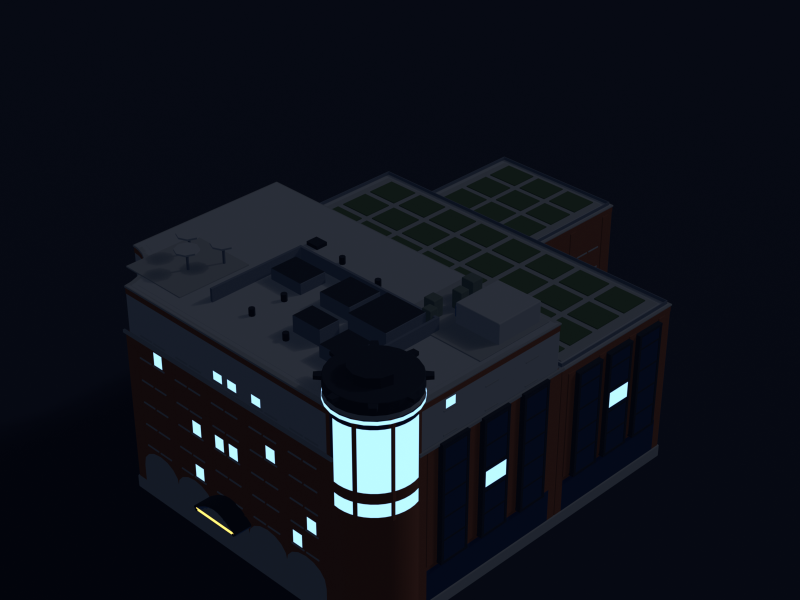
#> input picture artifacts/8-mission/8-mission-aerial-night.png, 1600 x 1200 px, given in place of 8-mission-south.png, which was not available (shown at 1/2 size)
$ python make_contact_sheet.py
#> lines starting #> are read from the running program, lines starting #| are printed output that depends on the picture; pictures that were not available may be replaced by others from this repository, and a replacement may not be noted
"""Compose the review renders into 8-mission-contact-sheet.png."""

from pathlib import Path

from PIL import Image, ImageDraw, ImageFont

HERE = Path(__file__).resolve().parent
BG = (237, 227, 209)
INK = (58, 52, 44)
# The two hero elevations first (Mission = "south", The Embarcadero = "east"),
# then the massing pair that this asset lives or dies by: "steps" (all three
# plateaus in one orthographic elevation) and "top" (the three parapet rings).
# The compass names are the nearest name for each building-aligned face - see
# render_8_mission.py.
VIEWS = ["south", "east", "aerial", "steps", "top", "aerial-night",
         "west", "north"]
COLS = 3
PAD = 40
LABEL_H = 56
CELL_W = 520

FONT_CANDIDATES = [
    "/usr/share/fonts/truetype/dejavu/DejaVuSans-Bold.ttf",
    "/System/Library/Fonts/Supplemental/Arial Bold.ttf",
    "/System/Library/Fonts/SFNSDisplay.ttf",
    "/Library/Fonts/Arial Bold.ttf",
]


def load_font(size=34):
#> called with size = 34
    for path in FONT_CANDIDATES:
        if Path(path).exists():
            try:
                return ImageFont.truetype(path, size)
            except OSError:
                continue
    return ImageFont.load_default()


def load(view):
#> called with view = 'south'
    img = Image.open(HERE / f"8-mission-{view}.png").convert("RGB")
    w = CELL_W
    h = round(img.height * w / img.width)
#> h = 390
    return img.resize((w, h), Image.LANCZOS)
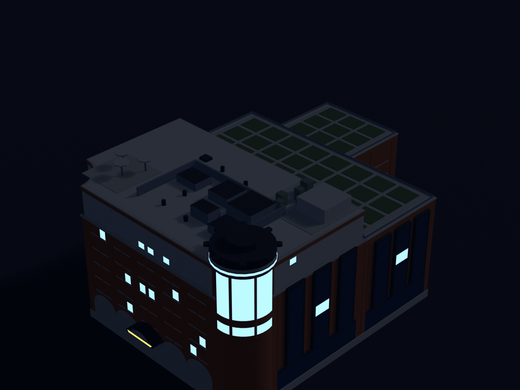
#> returned value: PIL image 520x390 RGB; mean R, G, B 14.8, 18.4, 27


def main():
    font = load_font()
    tiles = [load(v) for v in VIEWS]
#> call 2 of load, with view = 'east'
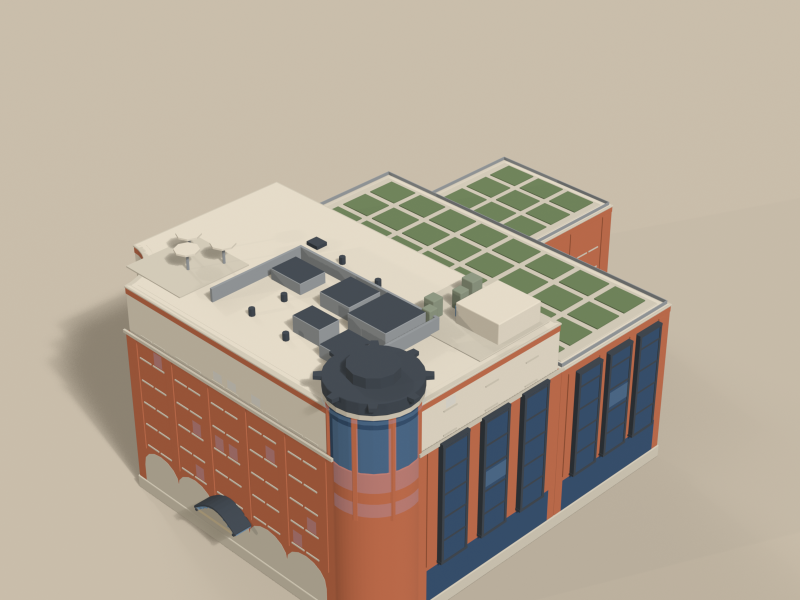
#> input picture artifacts/8-mission/8-mission-aerial.png, 1600 x 1200 px, given in place of 8-mission-east.png, which was not available (shown at 1/2 size)
#> in load (call 2), `return img.resize((w, h), Image.LANCZOS)`:
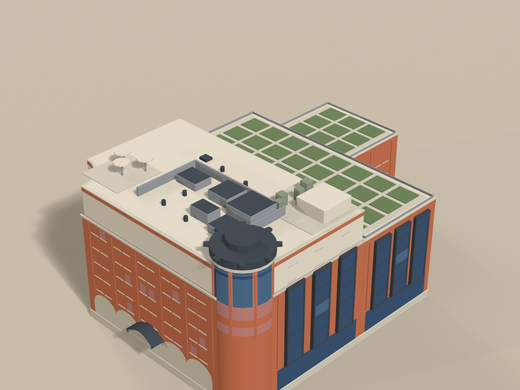
#> returned value: PIL image 520x390 RGB; mean R, G, B 179.4, 166, 149.2
#> call 4 of load, with view = 'steps'
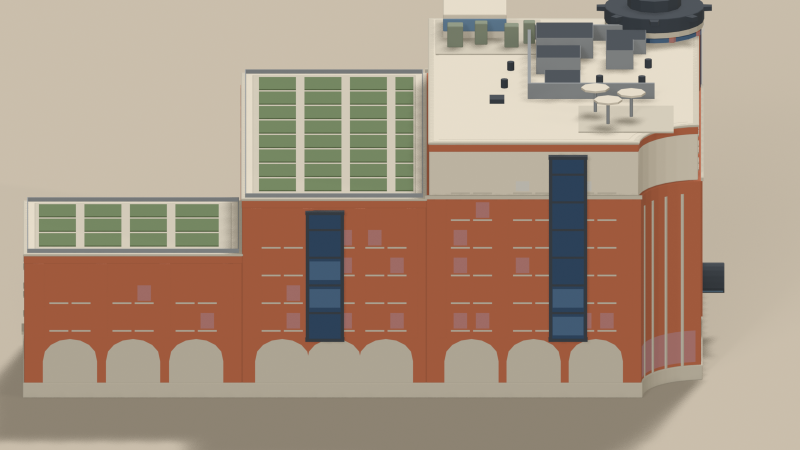
#> input picture artifacts/8-mission/8-mission-steps.png, 1600 x 900 px (shown at 1/2 size)
#> in load (call 4), `return img.resize((w, h), Image.LANCZOS)`:
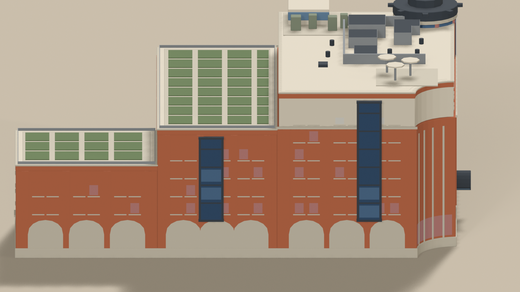
#> returned value: PIL image 520x292 RGB; mean R, G, B 168.6, 148.3, 129.4
    rows = [tiles[i : i + COLS] for i in range(0, len(tiles), COLS)]
    row_h = [LABEL_H + max(t.height for t in r) for r in rows]
    width = PAD + COLS * (CELL_W + PAD)
    height = PAD + sum(h + PAD for h in row_h)
    sheet = Image.new("RGB", (width, height), BG)
    draw = ImageDraw.Draw(sheet)

    y = PAD
    for ri, row in enumerate(rows):
        for ci, tile in enumerate(row):
            cx = PAD + ci * (CELL_W + PAD) + CELL_W // 2
            label = VIEWS[ri * COLS + ci].upper()
            draw.text((cx, y + LABEL_H // 2), label, font=font, fill=INK, anchor="mm")
            sheet.paste(tile, (cx - tile.width // 2, y + LABEL_H))
        y += row_h[ri] + PAD

    out = HERE / "8-mission-contact-sheet.png"
    sheet.save(out)
    print(f"[contact-sheet] {out}")


if __name__ == "__main__":
#> (the run stopped early here; a loop or call above may not have finished)
